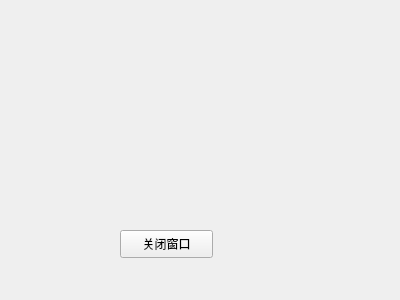
<?xml version="1.0" encoding="UTF-8"?>
<ui version="4.0">
 <class>Form</class>
 <widget class="QWidget" name="Form">
  <property name="geometry">
   <rect>
    <x>0</x>
    <y>0</y>
    <width>400</width>
    <height>300</height>
   </rect>
  </property>
  <property name="windowTitle">
   <string>Form</string>
  </property>
  <widget class="QPushButton" name="pushButton">
   <property name="geometry">
    <rect>
     <x>120</x>
     <y>230</y>
     <width>93</width>
     <height>28</height>
    </rect>
   </property>
   <property name="text">
    <string>关闭窗口</string>
   </property>
   <property name="shortcut">
    <string>Ctrl+W</string>
   </property>
  </widget>
 </widget>
 <resources/>
 <connections>
  <connection>
   <sender>pushButton</sender>
   <signal>clicked()</signal>
   <receiver>Form</receiver>
   <slot>close()</slot>
   <hints>
    <hint type="sourcelabel">
     <x>182</x>
     <y>244</y>
    </hint>
    <hint type="destinationlabel">
     <x>215</x>
     <y>140</y>
    </hint>
   </hints>
  </connection>
 </connections>
</ui>
